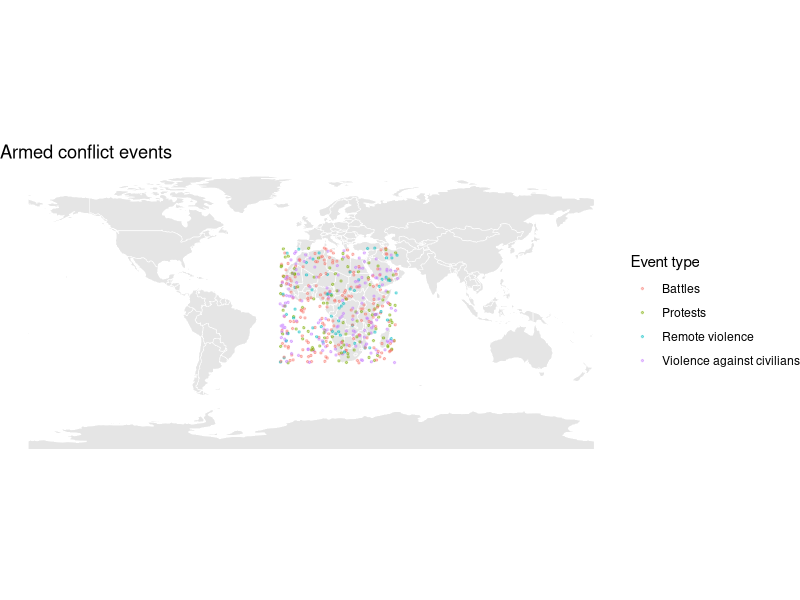
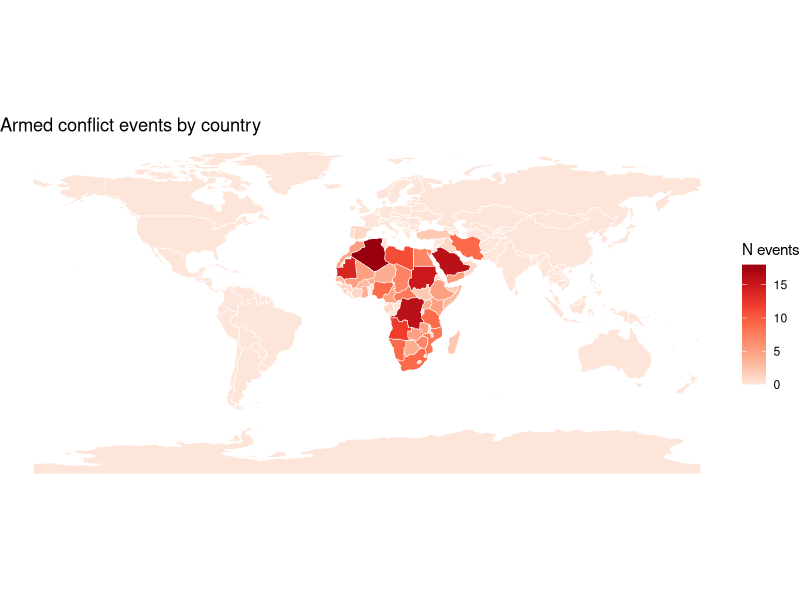
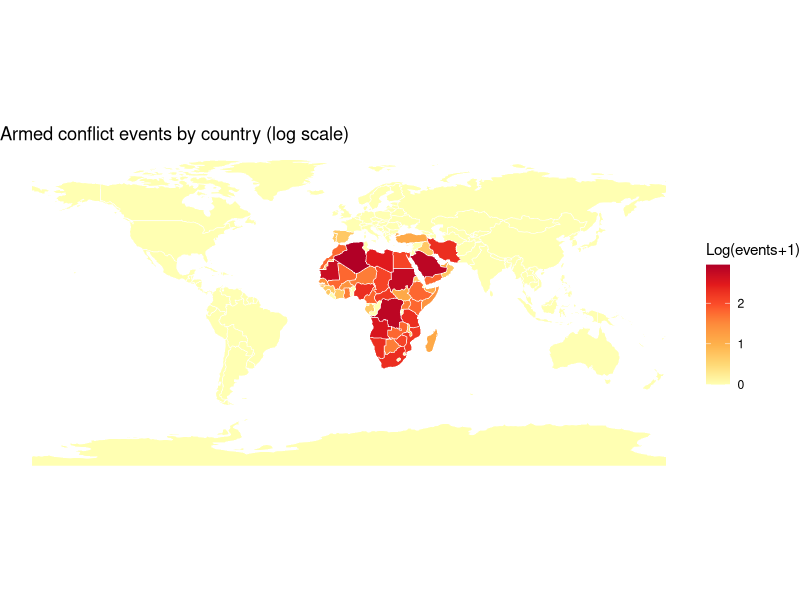
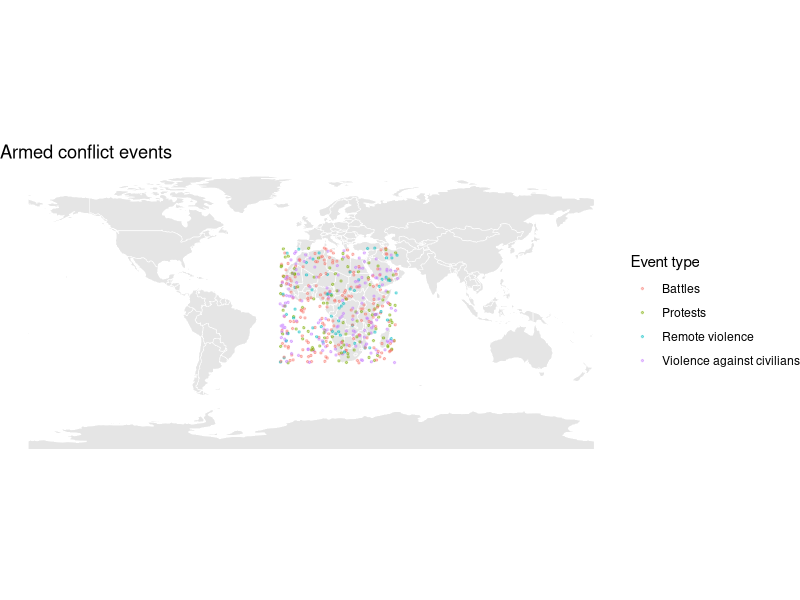
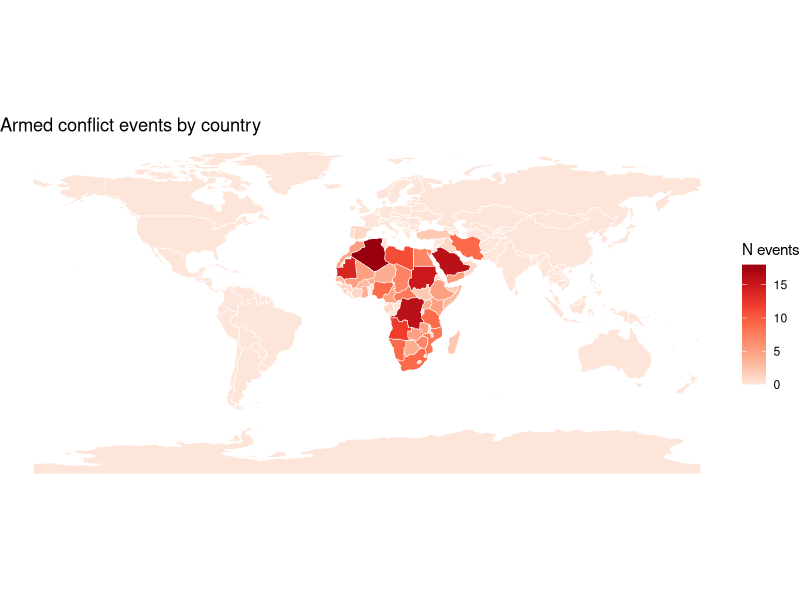
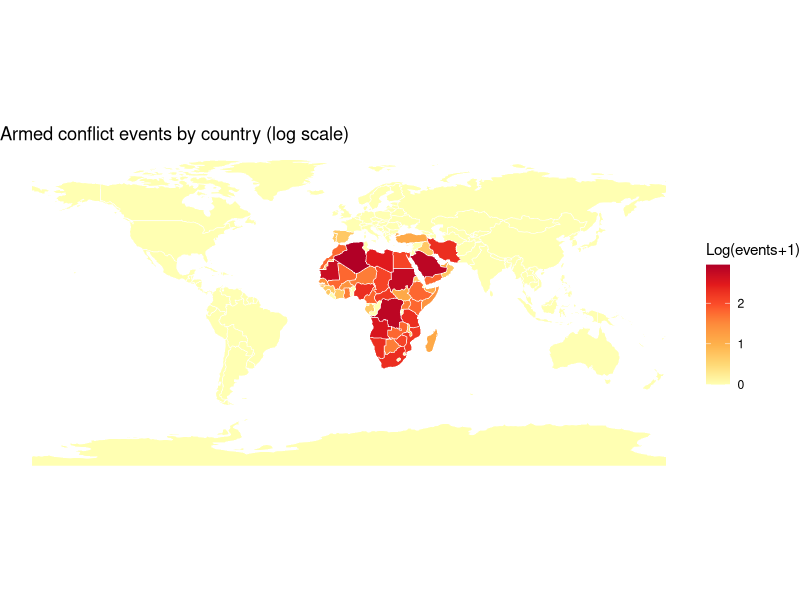

These figures' R source, in order:
# setwd("~/Documents/AQM2")
options(stringsAsFactors = FALSE)

# ============================================================
# Assignment 7 -- Part 2: Point Data and Spatial Joins
# Applied Quantitative Methods for the Social Sciences II
# ============================================================

# List of packages
library(sf)
library(spData)
library(dplyr)
library(tidyr)
library(ggplot2)

data(world)

# NOTE: Replace this block with real data once conflict_events.csv is available.
# Synthetic data for solution demonstration purposes.
set.seed(42)
n = 500
events = data.frame(
  event_id = 1:n,
  year = sample(2018:2022, n, replace = TRUE),
  longitude = runif(n, -20, 55),   # Africa bounding box
  latitude = runif(n, -35, 38),
  fatalities = rpois(n, lambda = 5),
  event_type = sample(c("Battles", "Violence against civilians",
                        "Protests", "Remote violence"), n,
                      replace = TRUE, prob = c(0.4, 0.3, 0.2, 0.1))
)

# --------
## 1. Converting tabular data to sf

# a)
events_sf = st_as_sf(events,
                     coords = c("longitude", "latitude"),
                     crs = 4326)

class(events_sf)
st_crs(events_sf)
# st_as_sf() promotes a data frame to sf by creating a geometry column from
# the columns named in coords (longitude = x, latitude = y). crs = 4326
# assigns EPSG:4326 (WGS84) so R knows how to interpret the degree values.
# The original longitude/latitude columns are replaced by the geometry column.

# b)
nrow(events_sf)
table(events_sf$event_type)
# Battles are the most common event type in this dataset (40% of synthetic
# events). With real ACLED data, Battles and Violence against civilians
# typically dominate in active conflict zones.

# c)
ggplot() +
  geom_sf(data = world, fill = "grey90", color = "white", linewidth = 0.2) +
  geom_sf(data = events_sf, aes(color = event_type),
          size = 0.5, alpha = 0.4) +
  theme_void() +
  labs(title = "Armed conflict events", color = "Event type")
ggsave("conflict_events_map.pdf", width = 10, height = 5)
# Synthetic events are uniformly distributed (including ocean areas).
# Real ACLED events concentrate in the Sahel, Horn of Africa, DRC, and Nigeria.

# --------
## 2. Spatial join: events to countries

# a)
st_crs(events_sf) == st_crs(world)

events_joined = st_join(events_sf, world[, c("name_long", "continent", "gdpPercap")])

nrow(events_joined)
nrow(events_sf)
# st_join() uses geometric relationships (point-in-polygon by default) to match
# rows -- no shared key column is needed. CRS equality must be checked first:
# if the layers use different coordinate systems, spatial operations are
# meaningless. The row count stays the same because the default join is 'left':
# all points are retained, with NA for country attributes when no polygon matches.

# b)
n_unmatched = sum(is.na(events_joined$name_long))
n_unmatched
round(n_unmatched / nrow(events_joined), 3)
# Two reasons a point may not match any polygon:
# 1. The point falls in an ocean or sea area outside all country polygons
#    (common with synthetic uniform coordinates or real at-sea events).
# 2. The point lies exactly on a border where floating-point gaps between
#    adjacent polygons prevent assignment to either country.

# c)
events_by_country = events_joined %>%
  filter(!is.na(name_long)) %>%
  group_by(name_long) %>%
  summarise(n_events = n(),
            total_fatalities = sum(fatalities, na.rm = TRUE)) %>%
  arrange(desc(n_events))

print(head(st_drop_geometry(events_by_country), 10))
# Synthetic data: ranking reflects country land area (large countries receive
# more uniformly random points). Real ACLED data: ranking reflects conflict
# intensity -- typically Ethiopia, Nigeria, DRC, Somalia, Mali dominate.

# --------
## 3. Choropleth of conflict intensity

# a)
events_by_country_df = st_drop_geometry(events_by_country)

world_conflict = world %>%
  left_join(events_by_country_df, by = "name_long") %>%
  mutate(n_events = replace_na(n_events, 0),
         total_fatalities = replace_na(total_fatalities, 0))

nrow(world_conflict) == nrow(world)
# replace_na() converts NA event counts to 0 for countries with no events,
# ensuring the choropleth colour scale anchors correctly at zero rather than
# treating zero-event countries as missing data.

# b)
ggplot(world_conflict) +
  geom_sf(aes(fill = n_events), color = "white", linewidth = 0.2) +
  scale_fill_distiller(palette = "Reds", direction = 1,
                       name = "N events", na.value = "grey80") +
  theme_void() +
  labs(title = "Armed conflict events by country")
ggsave("conflict_by_country.pdf", width = 10, height = 5)
# The country choropleth should show the same geographic pattern as the
# event dot map from 1c -- countries dense with points here appear darkest.

# c)
ggplot(world_conflict) +
  geom_sf(aes(fill = log1p(n_events)), color = "white", linewidth = 0.2) +
  scale_fill_distiller(palette = "YlOrRd", direction = 1,
                       name = "Log(events+1)", na.value = "grey80") +
  theme_void() +
  labs(title = "Armed conflict events by country (log scale)")
ggsave("conflict_log_map.pdf", width = 10, height = 5)
# The log transformation compresses the right tail: in the raw map, a few
# high-conflict countries dominate the colour scale and most appear near-zero.
# The log map reveals variation among low-to-medium conflict countries that
# the raw map suppresses. log1p(0) = 0, so zero-event countries still anchor
# the bottom of the scale.

# --------
## 4. Discussion

# a)
# A key limitation of point-in-polygon spatial joins is that points falling
# exactly on borders or just outside polygons due to coordinate imprecision
# receive NA country attributes. This is especially problematic near coastlines
# where small geocoding errors (a few hundred meters) can place a point in the
# sea. Practical fixes: st_nearest_feature() to snap unmatched points to the
# closest polygon, or st_buffer() to slightly expand polygons to catch near-miss
# points.

# b)
# st_join() matches rows using geometric relationships (e.g., point inside
# polygon) -- no shared key column is required. left_join() matches on shared
# attribute values (e.g., a country name or ISO code column). Prefer st_join()
# when data have coordinates but no reliable common key (typical when combining
# geocoded events with administrative polygons). Prefer left_join() when a
# reliable identifier already exists in both datasets, because key-based joins
# are faster, deterministic, and independent of coordinate precision.
